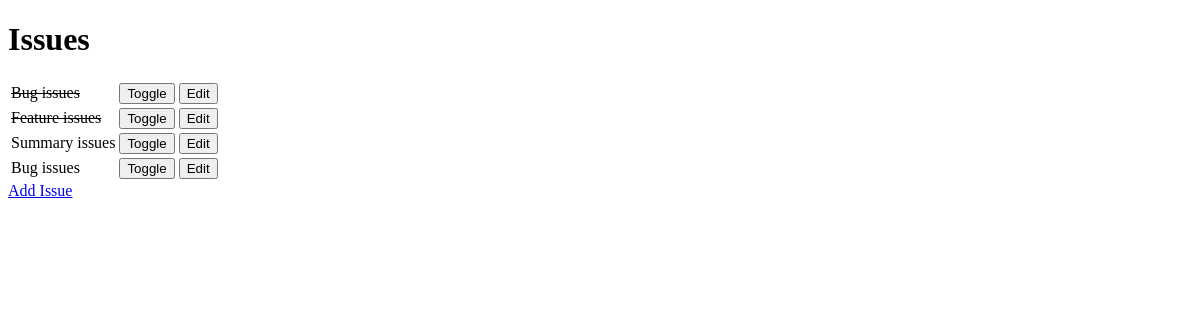
Before: / with the older database file.
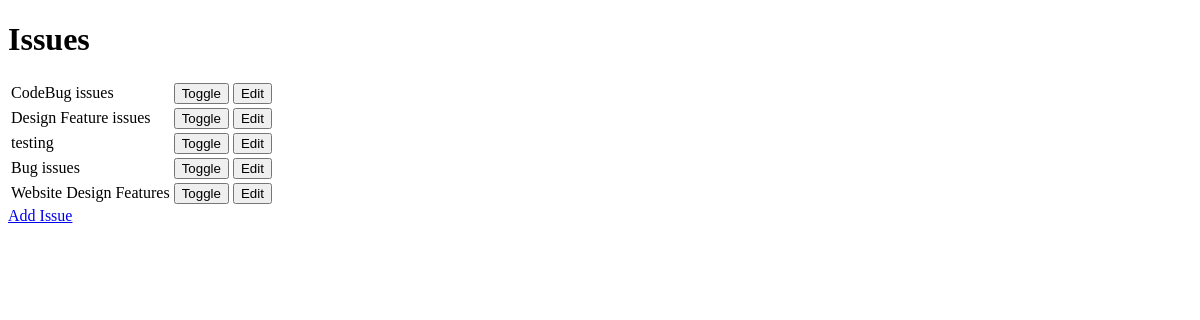
After: the same page with the newer database file.
### issuetracker/models.py (models this page shows, shortened)
class Issues(models.Model):
    name = models.CharField(max_length=30, blank=False)
    done = models.BooleanField(blank=False, default=False)

### issuetracker/views.py (the view)
# urls.py: url(r'^$', get_issues_list),
def get_issues_list(request):
    results = Issues.objects.all()
    return render(request, "issues_list.html" , {'issues':results}) #dic key is issues value is results

### issuetracker/templates/issues_list.html (shortened to what this page needs)
<!DOCTYPE html>
<html>
    <head>
    </head>
    <body>
        <h1>Issues </h1>
        <table>
              {% for issue in issues %}
               <tr>
                    {%if issue.done %}
                 <td><strike>{{issue.name}}</strike></td>
                    {% else %}
                    <td>{{ issue.name }}</td>
                    {% endif %}
                     <td>
                        <form method ="POST" action ="toggle/{{ issue.id}}">{% csrf_token %}<input type="submit" value ="Toggle"></form>
                    </td>
                    <td>
                        <form method ="GET" action ="edit/{{ issue.id}}">{% csrf_token %}<input type="submit" value ="Edit"></form>
                    </td>
                     </tr>
                     {% empty %}
                     <P>nothing to do here!</P>
                {% endfor %}
        </table>
              <a href="add">Add Issue</a>
</html>

Changed rows visible on the page:
changed Issues: done True → False (drawn); name "Bug issues" → "CodeBug issues"
changed Issues: done True → False (drawn); name "Feature issues" → "Design Feature issues"
changed Issues: name "Summary issues" → "testing"
added Issues: name "Website Design Features"
